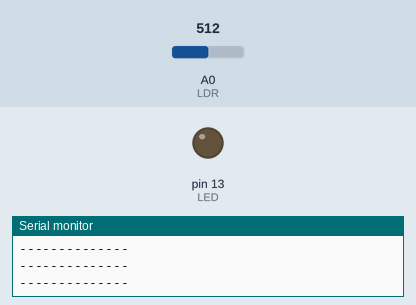
Simulated run of this sketch. Board: Arduino Uno, built with avr-gcc and run on an emulated ATmega328P. Parts: output pins drawn as LEDs (lit = HIGH), the last lines printed to the serial monitor. Inputs (shaded band) come from the test bench; at power-on: A0 (LDR) = 512.

Above: at 1.2 s.
1.3 s: A0 (LDR) set to 416
2.8 s: A0 (LDR) set to 383
At 4.0 s:
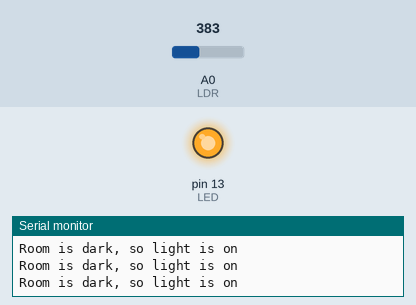
4.3 s: A0 (LDR) set to 410
At 4.7 s:
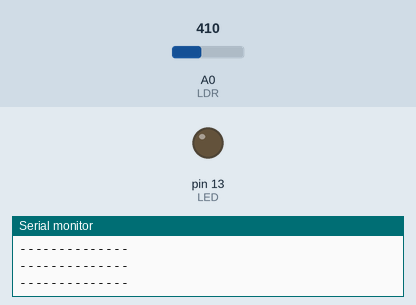
Timing chart, 0 to 7.3 s (numbered marks = the images above; inputs shaded):
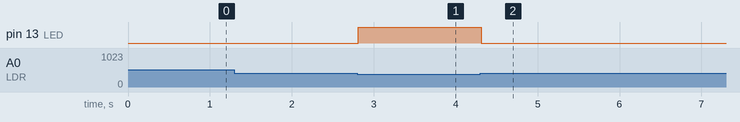

Measured:
- the behaviour switches between 401 and 400 on A0 (LDR) (found by bisection; images 0 and 1)
- after the input at 2.8 s, pin 13 (LED): LOW → HIGH at once
- after the input at 4.3 s, pin 13 (LED): HIGH → LOW at once

The sketch:

LDR-Blink-LED.ino
```cpp
// Mention the pins

const int LED = 13;
const int LDR = A0;

void setup() {
  Serial.begin(9600);
  pinMode(LED,OUTPUT);
  pinMode(LDR,INPUT);

}

void loop() {
  int LDR_Status = analogRead(LDR);

  if ( LDR_Status <= 400 ) {
    digitalWrite(LED,HIGH);
    Serial.println("Room is dark, so light is on");
  }
  else {
    digitalWrite(LED,LOW);
    Serial.println("--------------");
  }

}
```
